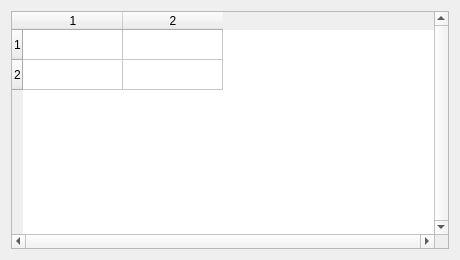
<?xml version="1.0" encoding="UTF-8"?>
<ui version="4.0"><class>Dialog</class><widget class="QDialog" name="Dialog"><property name="geometry"><rect><x>0</x><y>0</y><width>460</width><height>260</height></rect></property><property name="windowTitle"><string>#112 tables/197_policy_always</string></property><layout class="QVBoxLayout" name="verticalLayout"><property name="leftMargin"><number>11</number></property><property name="topMargin"><number>11</number></property><property name="rightMargin"><number>11</number></property><property name="bottomMargin"><number>11</number></property><property name="spacing"><number>6</number></property><item><widget class="QTableWidget" name="table"><property name="rowCount"><number>2</number></property><property name="columnCount"><number>2</number></property><property name="verticalScrollBarPolicy"><enum>Qt::ScrollBarAlwaysOn</enum></property><property name="horizontalScrollBarPolicy"><enum>Qt::ScrollBarAlwaysOn</enum></property></widget></item></layout></widget></ui>
